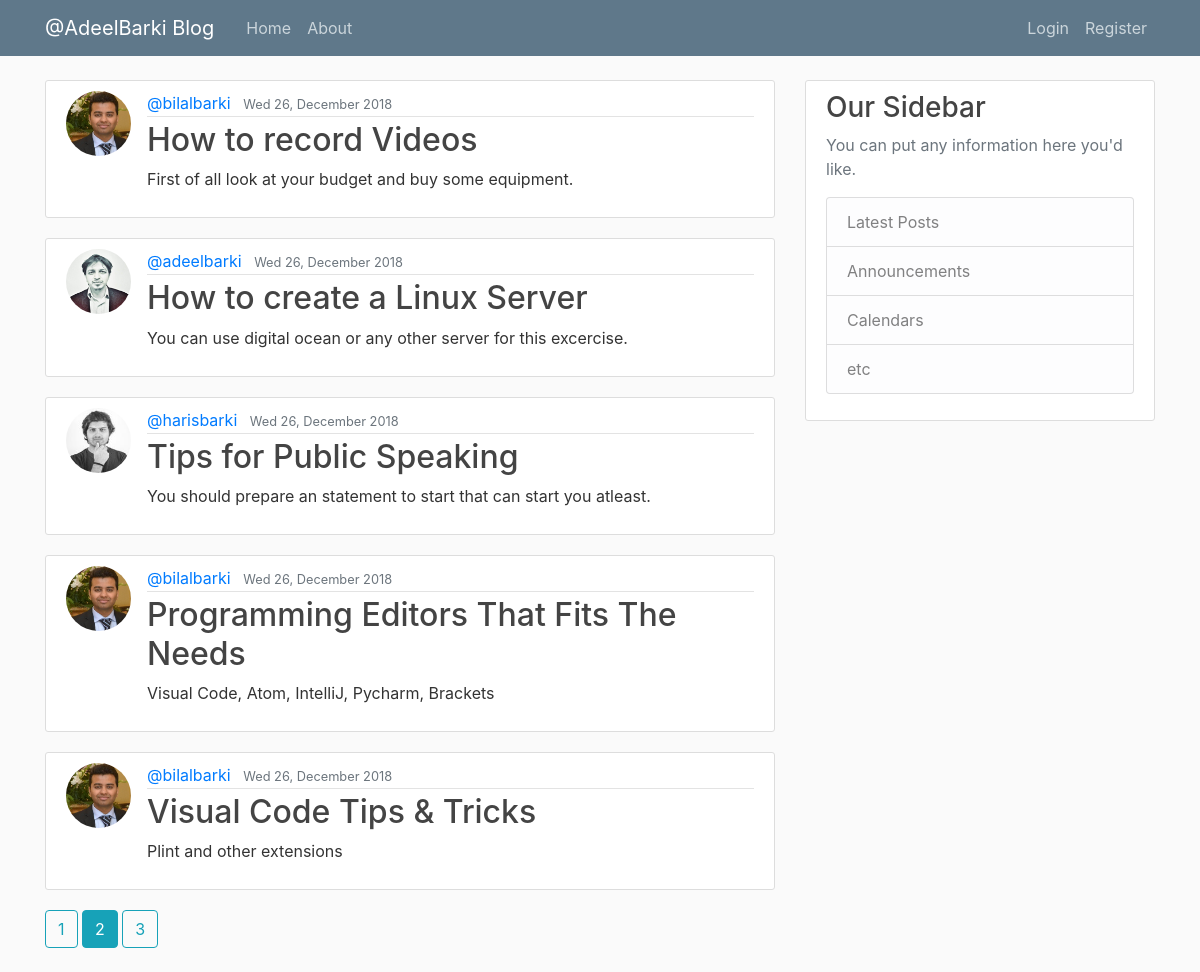
The page /home?page=2 on the database its author committed.
### blog/models.py (models this page shows, shortened)
class Post(db.Model):
    id = db.Column(db.Integer, primary_key=True)
    title = db.Column(db.String(100), nullable=False)
    date_posted = db.Column(
        db.DateTime, nullable=False, default=datetime.utcnow)
    content = db.Column(db.Text, nullable=False)
    user_id = db.Column(db.Integer, db.ForeignKey('user.id'), nullable=False)

class User(db.Model, UserMixin):
    id = db.Column(db.Integer, primary_key=True)
    username = db.Column(db.String(20), unique=True, nullable=False)
    email = db.Column(db.String(120), unique=True, nullable=False)
    image_file = db.Column(
        db.String(20), nullable=False, default='default.jpg')
    password = db.Column(db.String(60), nullable=False)
    posts = db.relationship('Post', backref='author', lazy=True)

### blog/main/routes.py (the view)
@main.route('/')
@main.route('/home')
def home():
    page = request.args.get('page', 1, type=int)
    posts = Post.query.order_by(Post.date_posted.desc()).paginate(
        page=page, per_page=5)
    return render_template('home.html', posts=posts)

### blog/templates/home.html
{% extends "layout.html" %}
{% block content %}
    {% for post in posts.items %}
        <article class="media content-section">
            <img src="{{url_for('static', filename='profile_pics/' + post.author.image_file)}}"
             class="rounded-circle article-img">
        <div class="media-body">
            <div class="article-metadata">
            <a class="mr-2" href="{{ url_for('users.user_posts', username=post.author.username)}}">@{{ post.author.username }}</a>
            <small class="text-muted">{{ post.date_posted.strftime('%a %d, %B %Y') }}</small>
            </div>
            <h2><a class="article-title" href="{{ url_for('posts.post', post_id=post.id)}}">{{ post.title }}</a></h2>
            <p class="article-content">{{ post.content }}</p>
        </div>
        </article>
    {% endfor %}
    {% for page_num in posts.iter_pages(left_edge=1, right_edge=1, left_current=1, right_current=2) %}
        {% if page_num %}
            {% if posts.page == page_num %}
                <a class="btn btn-info mb-4" href="{{ url_for('main.home', page=page_num)}}">{{ page_num }}</a>
            {% else %}
            <a class="btn btn-outline-info mb-4" href="{{ url_for('main.home', page=page_num)}}">{{ page_num }}</a>
            {% endif %}
        {% else %}
            ...
        {% endif %}
    {% endfor %}
{% endblock content %}

### blog/static/main.css (style rules this page uses)
body { background: #fafafa; color: #333333; margin-top: 5rem; }
h1, h2, h3, h4, h5, h6 { color: #444444; }
.content-section { background: #ffffff; padding: 10px 20px; border: 1px solid #dddddd; border-radius: 3px; margin-bottom: 20px; }
.article-title { color: #444444; }
.article-content { white-space: pre-line; }
.article-img { height: 65px; width: 65px; margin-right: 16px; }
.article-metadata { padding-bottom: 1px; margin-bottom: 4px; border-bottom: 1px solid #e3e3e3 }

### rows shown on the page
Post: image_file (picture), author.username "bilalbarki", date_posted "Wed 26, December 2018", title "How to record Videos", content "First of all look at your budget and buy some equipment."
Post: image_file (picture), author.username "adeelbarki", date_posted "Wed 26, December 2018", title "How to create a Linux Server", content "You can use digital ocean or any other server for this excercise."
Post: image_file (picture), author.username "harisbarki", date_posted "Wed 26, December 2018", title "Tips for Public Speaking", content "You should prepare an statement to start that can start you atleast."
Post: image_file (picture), author.username "bilalbarki", date_posted "Wed 26, December 2018", title "Programming Editors That Fits The Needs", content "Visual Code, Atom, IntelliJ, Pycharm, Brackets"
Post: image_file (picture), author.username "bilalbarki", date_posted "Wed 26, December 2018", title "Visual Code Tips & Tricks", content "Plint and other extensions"

### other values the page prints
{{ page_num }} "1" "3"
{{ page_num }} "2"
